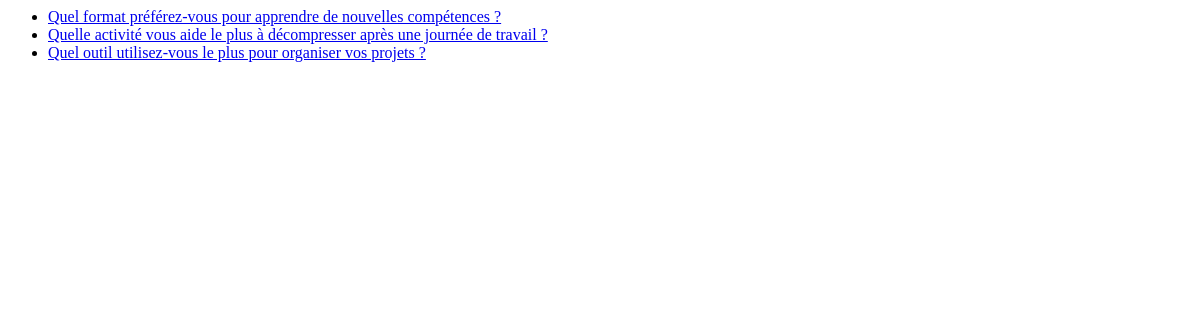
The page /polls/ on the database as committed earlier.
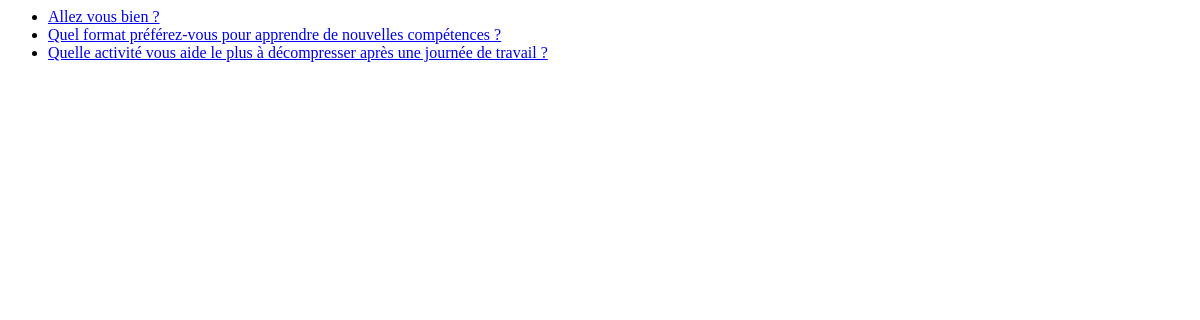
The same page on the database as committed later.
### polls/models.py (models this page shows, shortened)
class Question(models.Model):
    question_text = models.CharField(max_length=200)
    pub_date = models.DateTimeField("date published")

### polls/views.py (the view)
# urls.py: path("", views.index, name="index"),
def index(request: HttpRequest) -> HttpResponse:
    question_list = Question.objects.order_by("-pub_date")[:3]
    template = loader.get_template("polls/index.html")
    context = {"question_list": question_list}
    return HttpResponse(template.render(context, request))

### polls/templates/polls/index.html
{% if question_list %}
<ul>
  {% for question in question_list %}
  <li>
    <a href="{% url 'polls:frequency' question.id %}"
      >{{ question.question_text }}</a
    >
  </li>
  {% endfor %}
</ul>
{% else %}
<p>No polls are available.</p>
{% endif %}

Rows that differ between the two databases and show on the page:
no longer on this page (row unchanged): Question: question_text "Quel outil utilisez-vous le plus pour organiser vos projets ?"
added Question: question_text "Allez vous bien ?"
